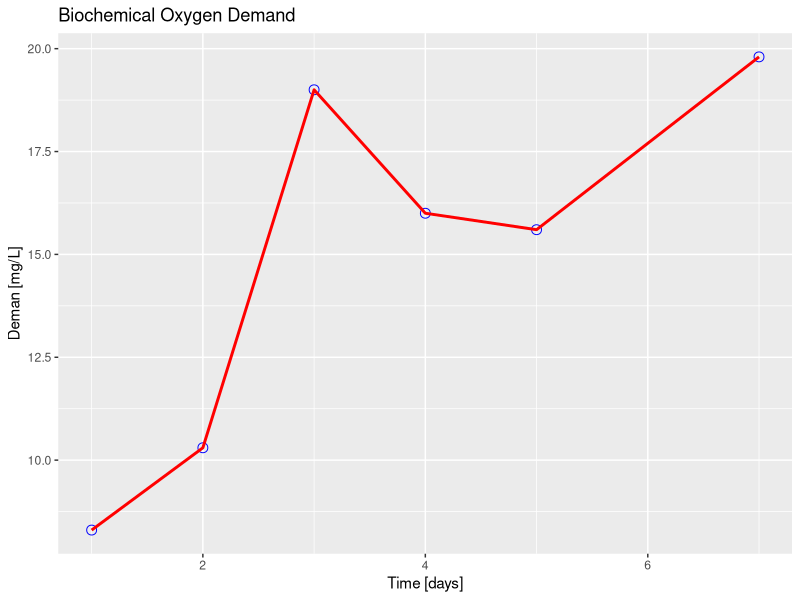
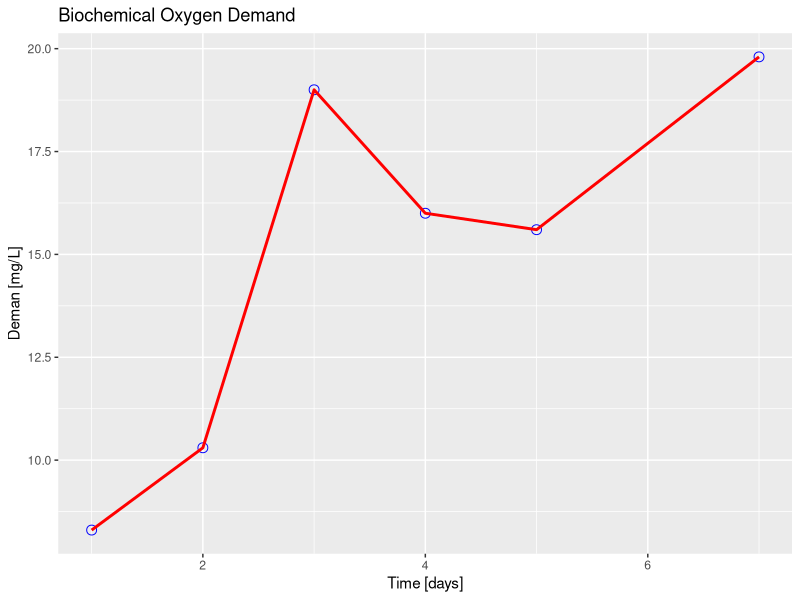

Here is the R script that generated these plots, in order:
# File: R_Data_visualization_a.R
# Course: Ch4.R.Data.Visualization
# Section: load dataset BOD in R 
#         geom_point, geom_line,
#         ggtitle, xlab, ylab
#         ggsave
# Author: vvn weian chao, CoLLab cc, vvnchao@gmail.com
# Date: 2021-10-25

install.packages("ggplot2")
library(ggplot2)

# load datasets in R: BOD
data()
# Biochemical Oxygen Demand
head(BOD)
?BOD
names(BOD)
# Time- time of measurement [days]
# biochemical oxygen demand [mg/l]


ggplot(data = BOD,
       mapping = aes(x = Time, y = demand))+
  geom_point(size = 3, color = "blue", shape = 1)+
  geom_line(size = 1, color = "red", linetype = 1)+
  xlab("Time [days]")+
  ylab("Deman [mg/L]")+
  ggtitle("Biochemical Oxygen Demand")
# get working directory
  getwd()
  setwd("D:/110_1_Engineering_Statistics/Ch4.R.Visualization")
  ggsave("R_Data_Visualization_a.png")

